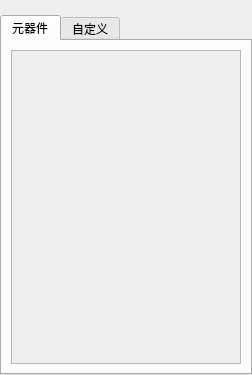
<?xml version="1.0" encoding="UTF-8"?>
<ui version="4.0">
 <class>STToolBox</class>
 <widget class="QWidget" name="STToolBox">
  <property name="geometry">
   <rect>
    <x>0</x>
    <y>0</y>
    <width>252</width>
    <height>375</height>
   </rect>
  </property>
  <property name="windowTitle">
   <string>Form</string>
  </property>
  <layout class="QHBoxLayout" name="horizontalLayout">
   <property name="leftMargin">
    <number>0</number>
   </property>
   <property name="topMargin">
    <number>15</number>
   </property>
   <property name="rightMargin">
    <number>0</number>
   </property>
   <property name="bottomMargin">
    <number>0</number>
   </property>
   <item>
    <layout class="QHBoxLayout" name="horizontalLayout_2">
     <item>
      <widget class="QTabWidget" name="tabWidget">
       <property name="currentIndex">
        <number>0</number>
       </property>
       <widget class="QWidget" name="tab">
        <property name="sizePolicy">
         <sizepolicy hsizetype="Expanding" vsizetype="Expanding">
          <horstretch>0</horstretch>
          <verstretch>0</verstretch>
         </sizepolicy>
        </property>
        <attribute name="title">
         <string>元器件</string>
        </attribute>
        <layout class="QHBoxLayout" name="horizontalLayout_3">
         <item>
          <layout class="QHBoxLayout" name="horizontalLayout_4">
           <item>
            <widget class="QScrollArea" name="scrollArea">
             <property name="widgetResizable">
              <bool>true</bool>
             </property>
             <widget class="QWidget" name="scrollAreaWidgetContents">
              <property name="geometry">
               <rect>
                <x>0</x>
                <y>0</y>
                <width>200</width>
                <height>294</height>
               </rect>
              </property>
              <layout class="QHBoxLayout" name="horizontalLayout_5">
               <item>
                <layout class="QVBoxLayout" name="layoutContentModal"/>
               </item>
              </layout>
             </widget>
            </widget>
           </item>
          </layout>
         </item>
        </layout>
       </widget>
       <widget class="QWidget" name="tab_2">
        <property name="sizePolicy">
         <sizepolicy hsizetype="Expanding" vsizetype="Expanding">
          <horstretch>0</horstretch>
          <verstretch>0</verstretch>
         </sizepolicy>
        </property>
        <attribute name="title">
         <string>自定义</string>
        </attribute>
        <layout class="QVBoxLayout" name="verticalLayout_5">
         <item>
          <layout class="QVBoxLayout" name="verticalLayout"/>
         </item>
        </layout>
       </widget>
      </widget>
     </item>
    </layout>
   </item>
  </layout>
 </widget>
 <resources/>
 <connections/>
</ui>
